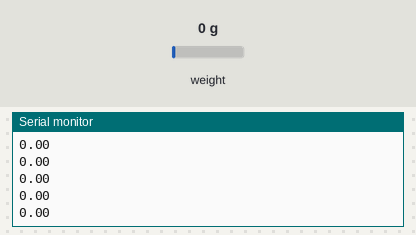
The sketch below on a simulated Arduino Uno, built with avr-gcc and run on an emulated ATmega328P. Shown: the last lines printed to the serial monitor. The test bench sets the inputs (shaded band); at power-on: weight on the scale 0 g.

Above: at 2.2 s.
2.3 s: weight on the scale set to 100 g
At 2.31 s:
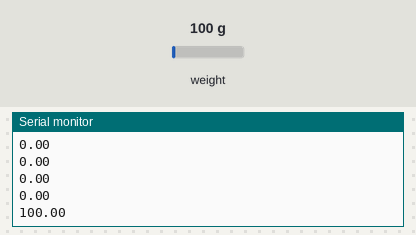
3.8 s: weight on the scale set to 1250 g
At 3.82 s:
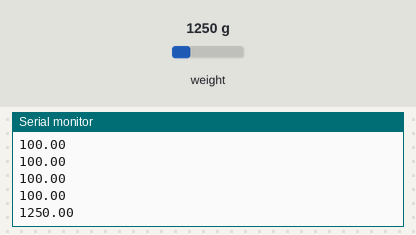
Timing chart, 0 to 6.8 s (numbered marks = the images above; inputs shaded):
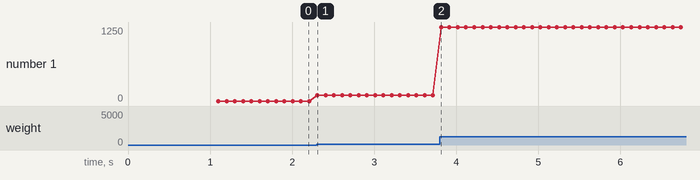

Measured:
- after the input at 2.3 s, the serial monitor: prints a new line at once (image 1)
- after the input at 3.8 s, the serial monitor: prints a new line at once (image 2)
- plotted number 1: 0 → 100 after the input at 2.3 s, 100 → 1250 after the input at 3.8 s

The sketch:

Weight_sensor_after_calibration.ino
```cpp
#include <HX711.h>

HX711 scale;
int calibrate = 10;
float vessel_weight;

void setup() {
//  Serial.begin(38400);
  Serial.begin(115200);
  //  Serial.println("HX711 Demo");
  //  Serial.println("Initializing the scale");
  // parameter "gain" is ommited; the default value 128 is used by the library
  // HX711.DOUT  - pin #3
  // HX711.PD_SCK - pin #2
  scale.begin(3, 2);
  scale.set_scale(-26.2);
  //  scale.tare();
  // Serial.println("Readings:");
  vessel_weight = scale.get_units(calibrate);
}

void loop() {
  Serial.println(scale.get_units(1)-vessel_weight);
}
```
